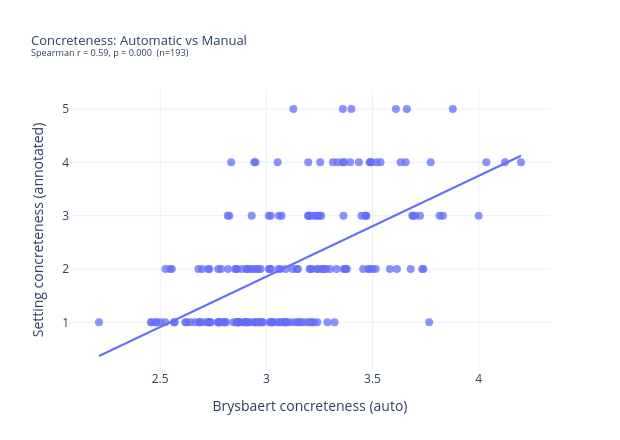
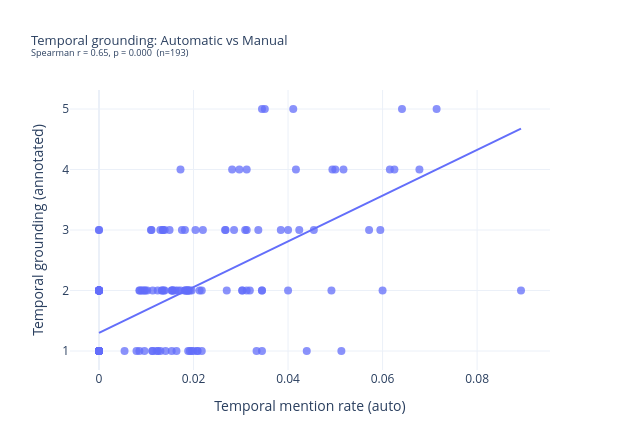

Source (notebook cell) for these figures, in order:
### Markdown cell above
## 1. Automatic vs Manual Concordance

Do the automatic proxies track what annotators actually judged?
- **Brysbaert concreteness** vs annotated `setting_concreteness`
- **Temporal mention rate** vs annotated `setting_temporal_grounding`

### Code cell
import textwrap

def _wrap(text, width=55):
    return '<br>'.join(textwrap.wrap(str(text), width=width))

def plotly_scatter(df, x_col, y_col, xlabel, ylabel, title):
    sub = df[[x_col, y_col, 'safe_instance_id', 'source', 'text_snippet']].dropna(subset=[x_col, y_col]).copy()
    if len(sub) < 3:
        print(f'{title}: insufficient data (n={len(sub)})')
        return
    r_s, p_s = spearmanr(sub[x_col], sub[y_col])
    sub['_text_wrapped'] = sub['text_snippet'].apply(_wrap)
    fig = px.scatter(
        sub, x=x_col, y=y_col,
        trendline='ols',
        custom_data=['safe_instance_id', 'source', '_text_wrapped'],
        labels={x_col: xlabel, y_col: ylabel},
        title=f'{title}<br><sup>Spearman r = {r_s:.2f}, p = {p_s:.3f}  (n={len(sub)})</sup>',
        template='plotly_white',
    )
    fig.update_traces(
        hovertemplate=(
            '<b>%{customdata[0]}</b><br>'
            'source: %{customdata[1]}<br>'
            f'{xlabel}: ' + '%{x:.3f}<br>'
            f'{ylabel}: ' + '%{y}<br>'
            '<br>%{customdata[2]}<extra></extra>'
        ),
        marker=dict(size=8, opacity=0.75),
        selector=dict(mode='markers'),
    )
    fig.update_layout(
        width=620, height=440,
        title_font_size=13,
        margin=dict(l=70, r=70, t=90, b=70),
        hoverlabel=dict(font_size=12, namelength=-1),
    )
    fig.show()

plotly_scatter(ann_df,
    'concreteness_mean', 'setting_concreteness',
    'Brysbaert concreteness (auto)', 'Setting concreteness (annotated)',
    'Concreteness: Automatic vs Manual')

plotly_scatter(ann_df,
    'temporal_mention_rate', 'setting_temporal_grounding',
    'Temporal mention rate (auto)', 'Temporal grounding (annotated)',
    'Temporal grounding: Automatic vs Manual')

### Figure 1 — Plotly figure (JSON) as saved in the notebook; plotly's stock layout.template omitted (floating-point values rounded to 4 significant figures; data arrays with more than 128 entries replaced by an {"elided": "..."} marker saying what was removed)
{"data": [{"customdata": {"elided": "193x3 str values"}, "hovertemplate": "<b>%{customdata[0]}</b><br>source: %{customdata[1]}<br>Brysbaert concreteness (auto): %{x:.3f}<br>Setting concreteness (annotated): %{y}<br><br>%{customdata[2]}<extra></extra>", "legendgroup": "", "marker": {"color": "#636efa", "opacity": 0.75, "size": 8, "symbol": "circle"}, "mode": "markers", "name": "", "orientation": "v", "showlegend": false, "type": "scatter", "x": {"elided": "193 float values"}, "xaxis": "x", "y": {"elided": "193 int values"}, "yaxis": "y"}, {"hovertemplate": "<b>OLS trendline</b><br>setting_concreteness = 1.88877 * concreteness_mean + -3.8086<br>R<sup>2</sup>=0.347077<br><br>Brysbaert concreteness (auto)=%{x}<br>Setting concreteness (annotated)=%{y} <b>(trend)</b><extra></extra>", "legendgroup": "", "marker": {"color": "#636efa", "symbol": "circle"}, "mode": "lines", "name": "", "showlegend": false, "type": "scatter", "x": {"elided": "193 float values"}, "xaxis": "x", "y": {"elided": "193 float values"}, "yaxis": "y"}], "layout": {"height": 440, "hoverlabel": {"font": {"size": 12}, "namelength": -1}, "legend": {"tracegroupgap": 0}, "margin": {"b": 70, "l": 70, "r": 70, "t": 90}, "title": {"font": {"size": 13}, "text": "Concreteness: Automatic vs Manual<br><sup>Spearman r = 0.59, p = 0.000  (n=193)</sup>"}, "width": 620, "xaxis": {"anchor": "y", "domain": [0, 1], "title": {"text": "Brysbaert concreteness (auto)"}}, "yaxis": {"anchor": "x", "domain": [0, 1], "title": {"text": "Setting concreteness (annotated)"}}}}

### Figure 2 — Plotly figure (JSON) as saved in the notebook; plotly's stock layout.template omitted (floating-point values rounded to 4 significant figures; data arrays with more than 128 entries replaced by an {"elided": "..."} marker saying what was removed)
{"data": [{"customdata": {"elided": "193x3 str values"}, "hovertemplate": "<b>%{customdata[0]}</b><br>source: %{customdata[1]}<br>Temporal mention rate (auto): %{x:.3f}<br>Temporal grounding (annotated): %{y}<br><br>%{customdata[2]}<extra></extra>", "legendgroup": "", "marker": {"color": "#636efa", "opacity": 0.75, "size": 8, "symbol": "circle"}, "mode": "markers", "name": "", "orientation": "v", "showlegend": false, "type": "scatter", "x": {"elided": "193 float values"}, "xaxis": "x", "y": {"elided": "193 int values"}, "yaxis": "y"}, {"hovertemplate": "<b>OLS trendline</b><br>setting_temporal_grounding = 37.8372 * temporal_mention_rate + 1.29818<br>R<sup>2</sup>=0.440910<br><br>Temporal mention rate (auto)=%{x}<br>Temporal grounding (annotated)=%{y} <b>(trend)</b><extra></extra>", "legendgroup": "", "marker": {"color": "#636efa", "symbol": "circle"}, "mode": "lines", "name": "", "showlegend": false, "type": "scatter", "x": {"elided": "193 float values"}, "xaxis": "x", "y": {"elided": "193 float values"}, "yaxis": "y"}], "layout": {"height": 440, "hoverlabel": {"font": {"size": 12}, "namelength": -1}, "legend": {"tracegroupgap": 0}, "margin": {"b": 70, "l": 70, "r": 70, "t": 90}, "title": {"font": {"size": 13}, "text": "Temporal grounding: Automatic vs Manual<br><sup>Spearman r = 0.65, p = 0.000  (n=193)</sup>"}, "width": 620, "xaxis": {"anchor": "y", "domain": [0, 1], "title": {"text": "Temporal mention rate (auto)"}}, "yaxis": {"anchor": "x", "domain": [0, 1], "title": {"text": "Temporal grounding (annotated)"}}}}
